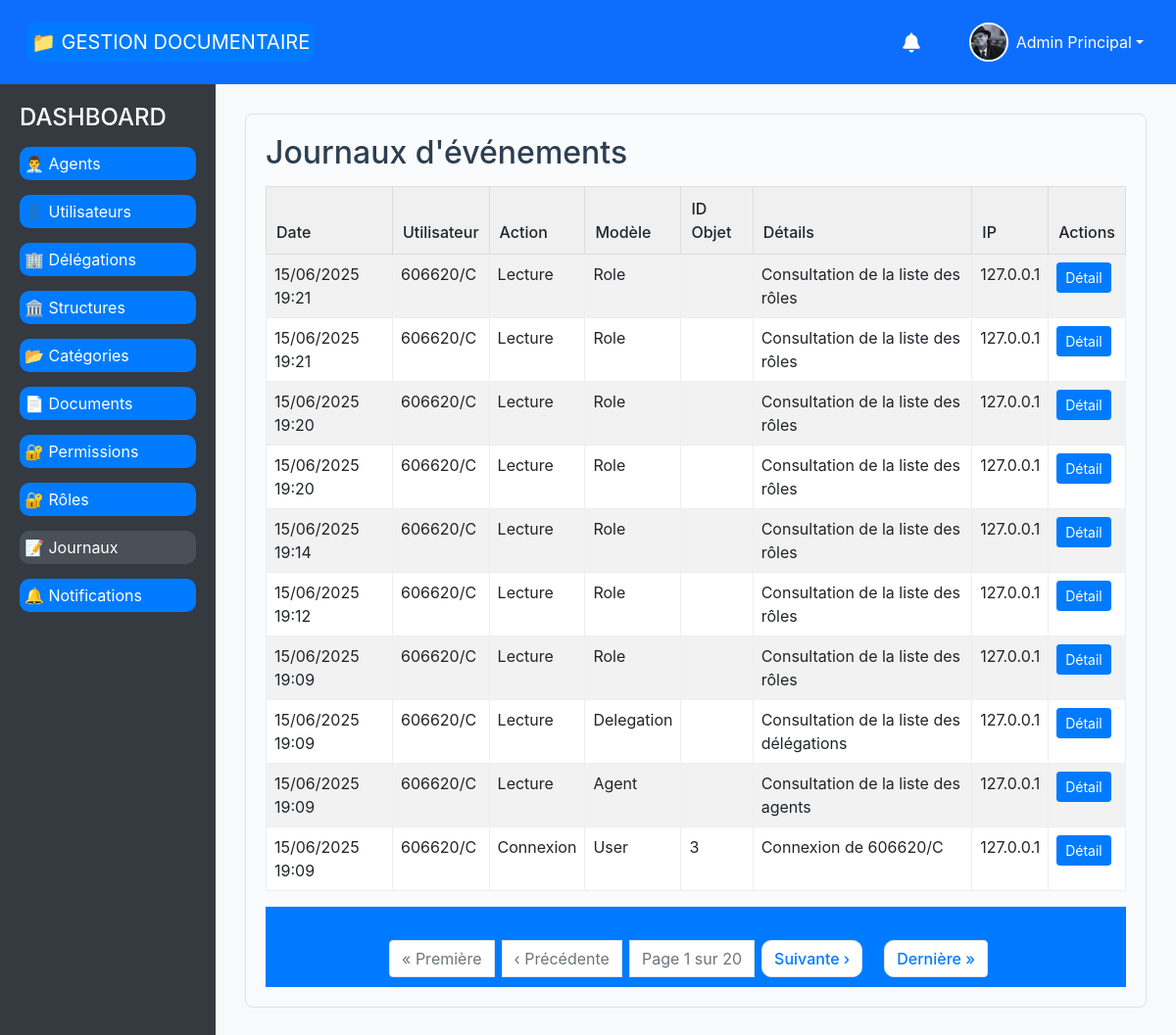
The page /journaux/ (signed in) on the database as committed earlier.
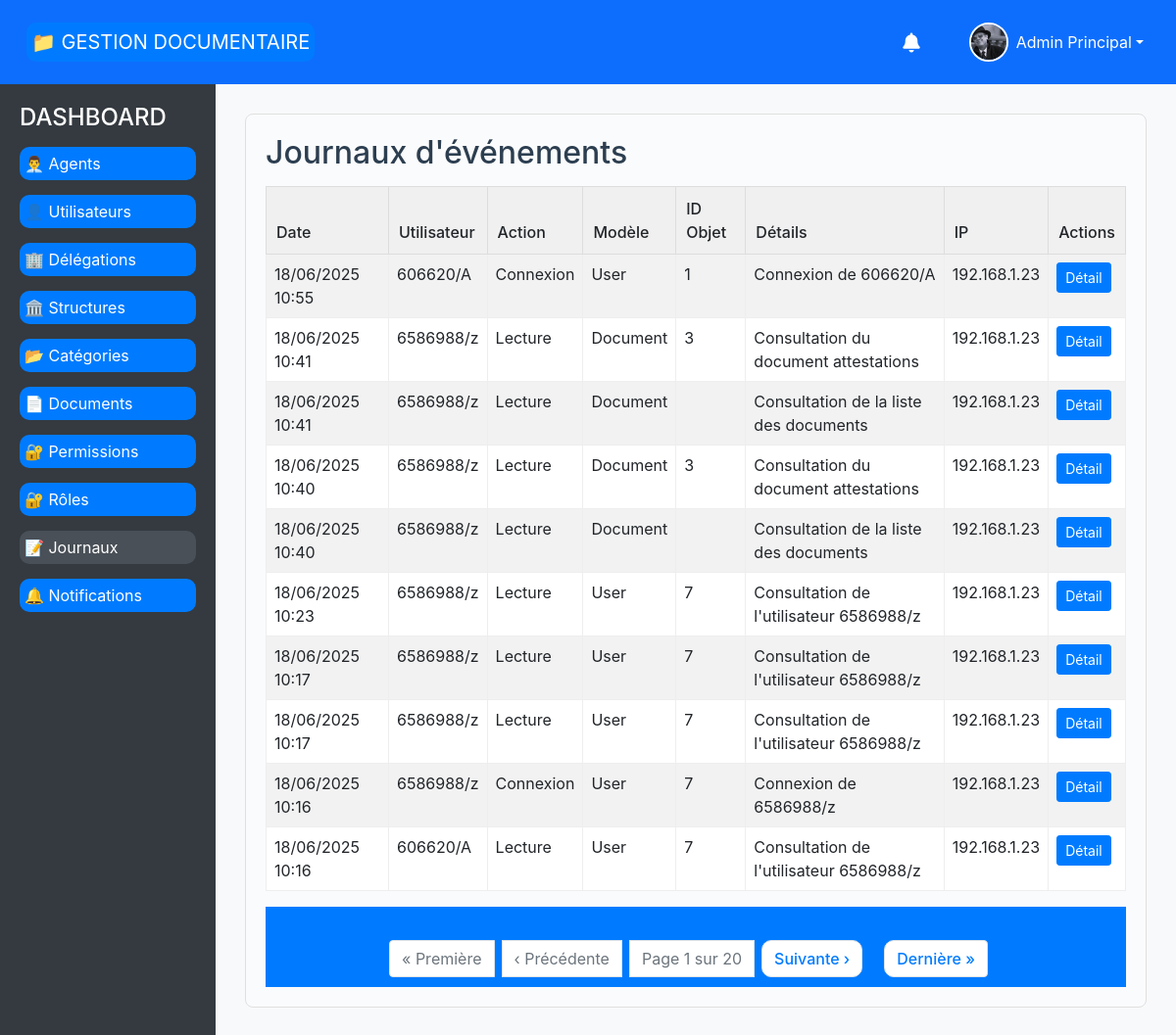
The same page on the database as committed later.
### document_management/models.py (models this page shows, shortened)
class Journal(models.Model):
    ACTION_CHOICES = [
        ('CREATE', _('Création')),
        ('READ', _('Lecture')),
        ('UPDATE', _('Modification')),
        ('DELETE', _('Suppression')),
        ('LOGIN', _('Connexion')),
        ('LOGOUT', _('Déconnexion')),
        ('OTHER', _('Autre')),
    ]
    user = models.ForeignKey(
        settings.AUTH_USER_MODEL,
        on_delete=models.PROTECT,
        related_name="journal_entries",
        verbose_name=_("Utilisateur")
    )
    action = models.CharField(_("Action"), max_length=10, choices=ACTION_CHOICES)
    model_name = models.CharField(_("Modèle"), max_length=50, blank=True)
    object_id = models.CharField(_("ID Objet"), max_length=50, blank=True)
    details = models.TextField(_("Détails"), blank=True)
    ip_address = models.GenericIPAddressField(_("Adresse IP"), blank=True, null=True)
    timestamp = models.DateTimeField(_("Horodatage"), auto_now_add=True)
    class Meta:
        verbose_name = _("Journal")
        verbose_name_plural = _("Journaux")
        ordering = ['-timestamp']

### document_management/views.py (the view)
# urls.py: path('journaux/', liste_journaux, name='liste_journaux'),
@login_required
def liste_journaux(request):
    journaux = Journal.objects.select_related('user').order_by('-timestamp')[:200]
    paginator = Paginator(journaux, 10)  # 10 journaux par page
    page_number = request.GET.get('page')
    journaux = paginator.get_page(page_number)
    return render(request, 'journaux/liste.html', {'journaux': journaux})

### document_management/models.py (called while the page is built)
    def get_full_name(self):
        return f"{self.prenom} {self.nom}"

### document_management/templates/journaux/liste.html (shortened to what this page needs)
{% extends 'base.html' %}
{% block content %}
<div style="border:1px solid #e0e0e0; border-radius:8px; padding:20px; background:#fafbfc;">
    <div style="display:flex; justify-content:space-between; align-items:center; margin-bottom:15px;">
        <h2 style="margin:0;">Journaux d'événements</h2>
    </div>
    {% if journaux %}
    <table style="width:100%; border-collapse:collapse;" class="table table-striped">
        <thead>
            <tr style="background:#f0f0f0;">
                <th style="padding:10px; border:1px solid #ddd;">Date</th>
                <th style="padding:10px; border:1px solid #ddd;">Utilisateur</th>
                <th style="padding:10px; border:1px solid #ddd;">Action</th>
                <th style="padding:10px; border:1px solid #ddd;">Modèle</th>
                <th style="padding:10px; border:1px solid #ddd;">ID Objet</th>
                <th style="padding:10px; border:1px solid #ddd;">Détails</th>
                <th style="padding:10px; border:1px solid #ddd;">IP</th>
                <th style="padding:10px; border:1px solid #ddd;">Actions</th>
            </tr>
        </thead>
        <tbody>
            {% for journal in journaux %}
            <tr>
                <td style="padding:8px; border:1px solid #eee;">{{ journal.timestamp|date:'d/m/Y H:i' }}</td>
                <td style="padding:8px; border:1px solid #eee;">{{ journal.user }}</td>
                <td style="padding:8px; border:1px solid #eee;">{{ journal.get_action_display }}</td>
                <td style="padding:8px; border:1px solid #eee;">{{ journal.model_name }}</td>
                <td style="padding:8px; border:1px solid #eee;">{{ journal.object_id }}</td>
                <td style="padding:8px; border:1px solid #eee;">{{ journal.details|truncatechars:40 }}</td>
                <td style="padding:8px; border:1px solid #eee;">{{ journal.ip_address }}</td>
                <td style="padding:8px; border:1px solid #eee;">
                    <a href="{% url 'detail_journal' journal.id %}" class="btn btn-sm btn-primary">Détail</a>
                </td>
            </tr>
            {% endfor %}
        </tbody>
    </table>
    {% if journaux.paginator.num_pages > 1 %}
    <nav aria-label="Pagination">
        <ul class="pagination justify-content-center mt-4">
          {% if journaux.has_previous %}
            <li class="page-item">
              <a class="page-link" href="?page=1">« Première</a>
            </li>
            <li class="page-item">
              <a class="page-link" href="?page={{ journaux.previous_page_number }}">‹ Précédente</a>
            </li>
          {% else %}
            <li class="page-item disabled"><span class="page-link">« Première</span></li>
            <li class="page-item disabled"><span class="page-link">‹ Précédente</span></li>
          {% endif %}
          <li class="page-item disabled">
            <span class="page-link">Page {{ journaux.number }} sur {{ journaux.paginator.num_pages }}</span>
          </li>
          {% if journaux.has_next %}
            <li class="page-item">
              <a class="page-link" href="?page={{ journaux.next_page_number }}">Suivante ›</a>
            </li>
            <li class="page-item">
              <a class="page-link" href="?page={{ journaux.paginator.num_pages }}">Dernière »</a>
            </li>
          {% else %}
            <li class="page-item disabled"><span class="page-link">Suivante ›</span></li>
            <li class="page-item disabled"><span class="page-link">Dernière »</span></li>
          {% endif %}
        </ul>
      </nav>
      {% endif %}
    {% else %}
    <p style="text-align:center; padding:20px; background:#fff3cd; border:1px solid #ffeeba; border-radius:6px;">
        Aucun événement journalisé.
    </p>
    {% endif %}
</div>
{% endblock %}

Rows that differ between the two databases and show on the page:
no longer on this page (row unchanged): Journal: timestamp "15/06/2025 19:21", user "606620/C", action "Lecture", model_name "Role", details "Consultation de la liste des rôles", ip_address "127.0.0.1"
no longer on this page (row unchanged): Journal: timestamp "15/06/2025 19:21", user "606620/C", action "Lecture", model_name "Role", details "Consultation de la liste des rôles", ip_address "127.0.0.1"
no longer on this page (row unchanged): Journal: timestamp "15/06/2025 19:20", user "606620/C", action "Lecture", model_name "Role", details "Consultation de la liste des rôles", ip_address "127.0.0.1"
no longer on this page (row unchanged): Journal: timestamp "15/06/2025 19:20", user "606620/C", action "Lecture", model_name "Role", details "Consultation de la liste des rôles", ip_address "127.0.0.1"
no longer on this page (row unchanged): Journal: timestamp "15/06/2025 19:14", user "606620/C", action "Lecture", model_name "Role", details "Consultation de la liste des rôles", ip_address "127.0.0.1"
no longer on this page (row unchanged): Journal: timestamp "15/06/2025 19:12", user "606620/C", action "Lecture", model_name "Role", details "Consultation de la liste des rôles", ip_address "127.0.0.1"
no longer on this page (row unchanged): Journal: timestamp "15/06/2025 19:09", user "606620/C", action "Lecture", model_name "Role", details "Consultation de la liste des rôles", ip_address "127.0.0.1"
no longer on this page (row unchanged): Journal: timestamp "15/06/2025 19:09", user "606620/C", action "Lecture", model_name "Delegation", details "Consultation de la liste des délégations", ip_address "127.0.0.1"
no longer on this page (row unchanged): Journal: timestamp "15/06/2025 19:09", user "606620/C", action "Lecture", model_name "Agent", details "Consultation de la liste des agents", ip_address "127.0.0.1"
no longer on this page (row unchanged): Journal: timestamp "15/06/2025 19:09", user "606620/C", action "Connexion", model_name "User", object_id "3", details "Connexion de 606620/C", ip_address "127.0.0.1"
added Journal: timestamp "18/06/2025 10:55", user "606620/A", action "Connexion", model_name "User", object_id "1", details "Connexion de 606620/A", ip_address "192.168.1.23"
added Journal: timestamp "18/06/2025 10:41", user "6586988/z", action "Lecture", model_name "Document", object_id "3", details "Consultation du document attestations", ip_address "192.168.1.23"
added Journal: timestamp "18/06/2025 10:41", user "6586988/z", action "Lecture", model_name "Document", details "Consultation de la liste des documents", ip_address "192.168.1.23"
added Journal: timestamp "18/06/2025 10:40", user "6586988/z", action "Lecture", model_name "Document", object_id "3", details "Consultation du document attestations", ip_address "192.168.1.23"
added Journal: timestamp "18/06/2025 10:40", user "6586988/z", action "Lecture", model_name "Document", details "Consultation de la liste des documents", ip_address "192.168.1.23"
added Journal: timestamp "18/06/2025 10:23", user "6586988/z", action "Lecture", model_name "User", object_id "7", details "Consultation de l'utilisateur 6586988/z", ip_address "192.168.1.23"
added Journal: timestamp "18/06/2025 10:17", user "6586988/z", action "Lecture", model_name "User", object_id "7", details "Consultation de l'utilisateur 6586988/z", ip_address "192.168.1.23"
added Journal: timestamp "18/06/2025 10:17", user "6586988/z", action "Lecture", model_name "User", object_id "7", details "Consultation de l'utilisateur 6586988/z", ip_address "192.168.1.23"
added Journal: timestamp "18/06/2025 10:16", user "6586988/z", action "Connexion", model_name "User", object_id "7", details "Connexion de 6586988/z", ip_address "192.168.1.23"
added Journal: timestamp "18/06/2025 10:16", user "606620/A", action "Lecture", model_name "User", object_id "7", details "Consultation de l'utilisateur 6586988/z", ip_address "192.168.1.23"
